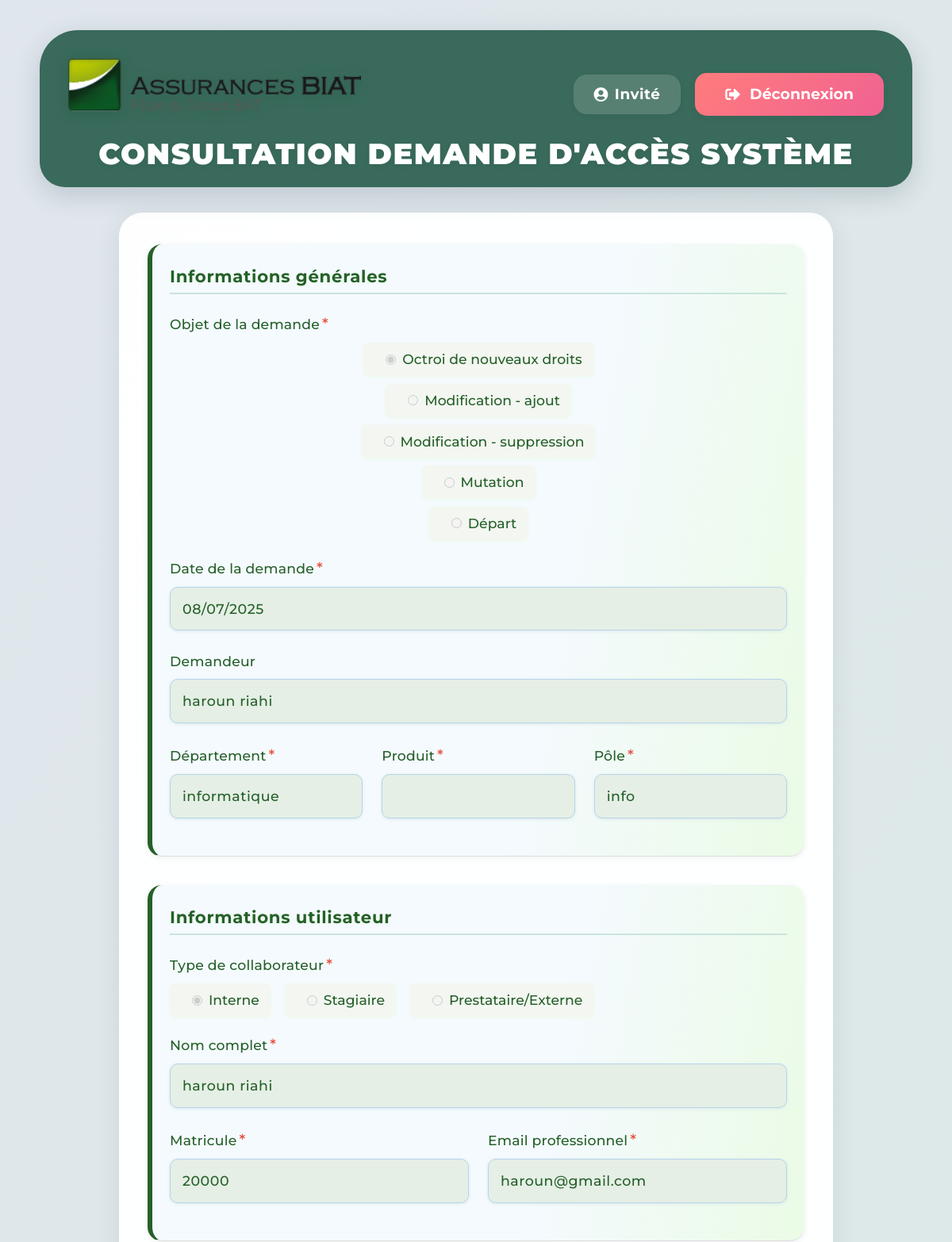
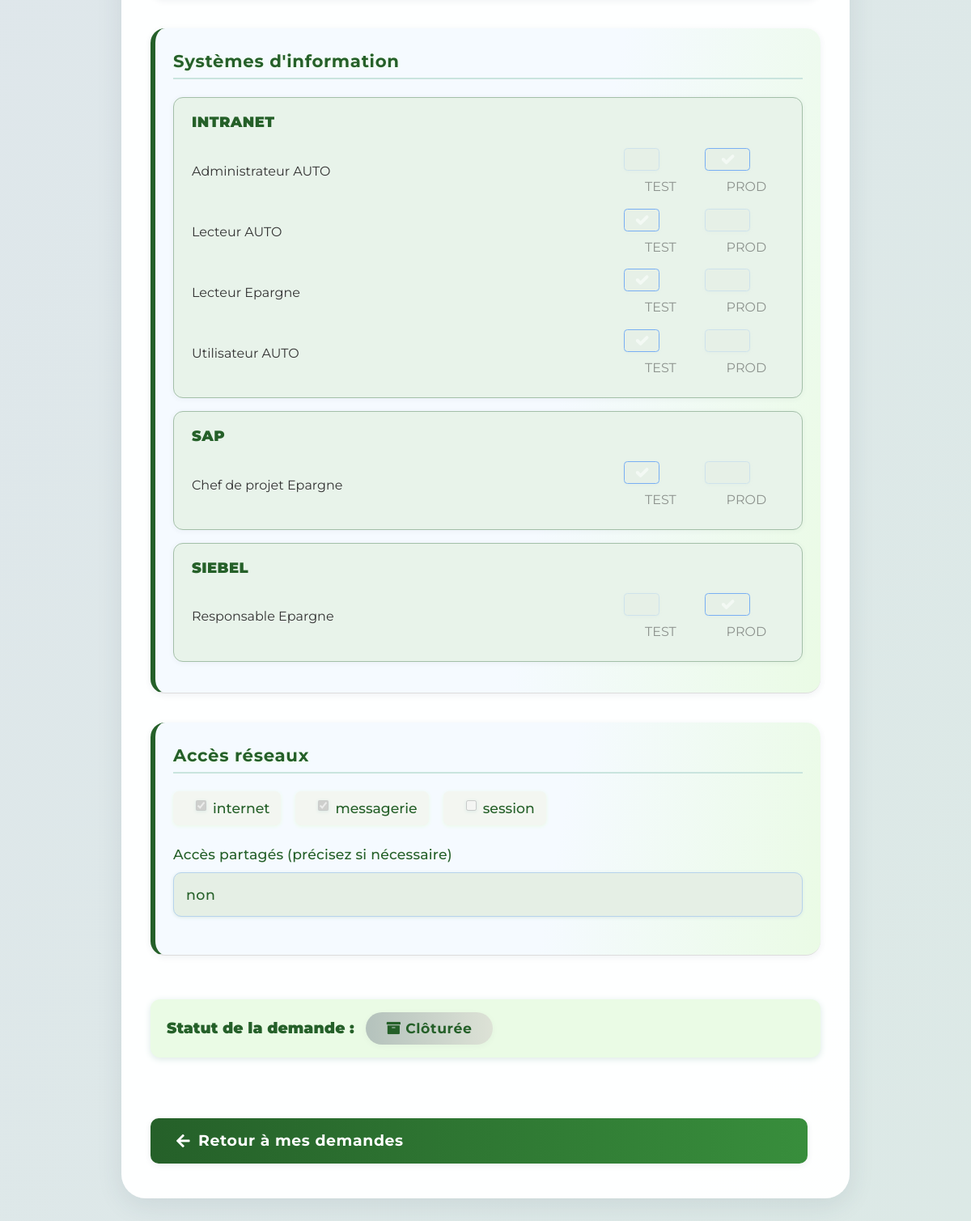
Page /demande/14/view on the committed database (2 pictures, top to bottom).
### tables this page shows
CREATE TABLE requests (
            id INTEGER PRIMARY KEY AUTOINCREMENT,
            user_id INTEGER NOT NULL,
            objet_demande TEXT NOT NULL,
            date_demande DATE NOT NULL,
            collaborator_type_id INTEGER,
            date_debut_stage DATE,
            date_fin_stage DATE,
            acces_partages TEXT,
            signature TEXT, status TEXT, responsable_id INTEGER, rejection_comment TEXT, departement TEXT, pole TEXT, nom_complet TEXT, matricule TEXT, email TEXT,
            FOREIGN KEY (user_id) REFERENCES users(id),
            FOREIGN KEY (collaborator_type_id) REFERENCES collaborator_types(id)
        );

CREATE TABLE collaborator_types (
            id INTEGER PRIMARY KEY AUTOINCREMENT,
            name TEXT NOT NULL UNIQUE
        );

CREATE TABLE request_system_profiles (
            request_id INTEGER NOT NULL,
            system_id INTEGER NOT NULL,
            profile_id INTEGER NOT NULL,
            environment TEXT NOT NULL CHECK(environment IN ('TEST', 'PROD')),
            PRIMARY KEY (request_id, system_id, profile_id, environment),
            FOREIGN KEY (request_id) REFERENCES requests(id),
            FOREIGN KEY (system_id) REFERENCES systems(id),
            FOREIGN KEY (profile_id) REFERENCES profiles(id)
        );

CREATE TABLE systems (
            id INTEGER PRIMARY KEY AUTOINCREMENT,
            name TEXT NOT NULL UNIQUE
        );

CREATE TABLE profiles (
            id INTEGER PRIMARY KEY AUTOINCREMENT,
            branch_id INTEGER NOT NULL,
            system_id INTEGER NOT NULL,
            name TEXT NOT NULL,
            FOREIGN KEY (branch_id) REFERENCES branches(id),
            FOREIGN KEY (system_id) REFERENCES systems(id),
            UNIQUE(branch_id, system_id, name)
        );

CREATE TABLE network_accesses (
            id INTEGER PRIMARY KEY AUTOINCREMENT,
            name TEXT NOT NULL UNIQUE
        );

### app.py (the view)
@app.route('/demande/<int:request_id>/view')
def view_demande(request_id):
    conn = sqlite3.connect(DATABASE)
    cursor = conn.cursor()
    row = cursor.execute("SELECT * FROM requests WHERE id=?", (request_id,)).fetchone()
    if not row:
        flash("Demande introuvable.", "danger")
        conn.close()
        return redirect(url_for('mes_demandes'))
    demande = {
        "id": row[0],
        "user_id": row[1],
        "objet_demande": row[2],
        "date_demande": row[3],
        "collaborator_type_id": row[4],
        "date_debut_stage": row[5],
        "date_fin_stage": row[6],
        "acces_partages": row[7] or "",
        "signature": row[8],
        "status": row[9],
        "responsable_id": row[10],
        "rejection_comment": row[11],
        "departement": row[12] or "",
        "pole": row[13] or "",
        "nom_complet": row[14] or "",
        "matricule": row[15] or "",
        "email": row[16] or "",
        "produit": row[17] if len(row) > 17 else "",
    }
    demande["demandeur"] = demande["nom_complet"]
    cursor.execute("SELECT name FROM collaborator_types WHERE id = ?", (demande["collaborator_type_id"],))
    ct = cursor.fetchone()
    demande["collaborator_type"] = ct[0] if ct else ""
    cursor.execute("""
        SELECT b.name FROM branches_requests br
        JOIN branches b ON br.branch_id = b.id
        WHERE br.request_id = ?
    """, (request_id,))
    demande["branches"] = [r[0] for r in cursor.fetchall()]
    cursor.execute("SELECT name FROM branches ORDER BY name")
    all_branches = [row[0] for row in cursor.fetchall()]
    cursor.execute("""
        SELECT na.name
        FROM request_network_accesses rna
        JOIN network_accesses na ON rna.network_access_id = na.id
        WHERE rna.request_id = ?
    """, (request_id,))
    demande["network_access"] = [r[0] for r in cursor.fetchall()]
    cursor.execute("SELECT name FROM network_accesses ORDER BY name")
    all_network_accesses = [row[0] for row in cursor.fetchall()]
    cursor.execute("""
        SELECT b.name, s.name, p.name, rsp.environment
        FROM request_system_profiles rsp
        JOIN profiles p ON rsp.profile_id = p.id
        JOIN systems s ON rsp.system_id = s.id
        JOIN branches b ON p.branch_id = b.id
        WHERE rsp.request_id = ?
    """, (request_id,))
    profils_env = {}
    for branch, system, profile, env in cursor.fetchall():
        profils_env.setdefault(branch, {}).setdefault(f"{system} - {profile}", []).append(env)
    demande["profils_env"] = profils_env
    for key in [
        "objet_demande", "date_demande", "demandeur", "departement", "pole", "collaborator_type",
        "date_debut_stage", "date_fin_stage", "nom_complet", "matricule", "email",
        "branches", "profils_env", "network_access", "acces_partages", "produit"
    ]:
        if key not in demande:
            if key in ["branches", "network_access"]:
                demande[key] = []
            elif key == "profils_env":
                demande[key] = {}
            else:
                demande[key] = ""
    cursor.execute("""
        SELECT s.name as system, p.name as profile, rsp.environment
        FROM request_system_profiles rsp
        JOIN systems s ON rsp.system_id = s.id
        JOIN profiles p ON rsp.profile_id = p.id
        WHERE rsp.request_id = ?
        ORDER BY s.name, p.name, rsp.environment
    """, (request_id,))
    system_rows = cursor.fetchall()
    print("DEBUG system_rows:", system_rows)  # <<< DEBUG PRINT
    systemes_dict = {}
    for system, profile, env in system_rows:
        if system not in systemes_dict:
            systemes_dict[system] = {}
        if profile not in systemes_dict[system]:
            systemes_dict[system][profile] = []
        systemes_dict[system][profile].append(env)
    demande['systemes'] = []
    for system, profils in systemes_dict.items():
        demande['systemes'].append({
            'system': system,
            'profils': [{'nom': profile, 'envs': envs} for profile, envs in profils.items()]
        })
    print("DEBUG demande['systemes']:", demande['systemes'])  # <<< DEBUG PRINT
    conn.close()
    return render_template(
        'view_demande.html',
        demande=demande,
        all_branches=all_branches,
        all_network_accesses=all_network_accesses
    )

### templates/view_demande.html (shortened to what this page needs)
<!DOCTYPE html>
<html lang="fr">
<head>
  <link href="https://cdn.jsdelivr.net/npm/bootstrap@5.3.3/dist/css/bootstrap.min.css" rel="stylesheet" />
  <link rel="stylesheet" href="{{ url_for('static', filename='css/biat-form.css') }}">
  <link href="https://cdnjs.cloudflare.com/ajax/libs/font-awesome/5.15.4/css/all.min.css" rel="stylesheet" />
</head>
<body>
    <div class="biat-glass-header">
        <div class="biat-header-top">
          <div class="biat-header-title">
            <img src="{{ url_for('static', filename='images/logo.png') }}" alt="BIAT" class="biat-logo">
          </div>
          <div class="biat-header-user">
            <span class="user-email"><i class="fas fa-user-circle"></i> {{ session.get('user') or 'Invité' }}</span>
            <a href="{{ url_for('logout') }}" class="logout-btn"><i class="fas fa-sign-out-alt"></i> Déconnexion</a>
          </div>
        </div>
        <div style="width:100%; display:flex; justify-content:center; align-items:center; margin-top:28px;">
          <span style="font-size:2.3rem; font-weight:900; letter-spacing:1.5px; color:#fff; line-height:1.08; text-align:center; text-shadow:0 2px 6px rgba(44,62,80,0.09);">
            CONSULTATION DEMANDE D'ACCÈS SYSTÈME
          </span>
        </div>
    </div>
  <div class="biat-container">
    <form>
      <fieldset disabled>
        <div class="biat-form-section">
          <h3 class="biat-section-title">Informations générales</h3>
          <div class="biat-form-group">
            <label class="biat-label biat-required">Objet de la demande</label>
            <div class="biat-radio-group" style="flex-direction: column; gap: 8px;">
              {% for v in ['Octroi de nouveaux droits', 'Modification - ajout', 'Modification - suppression', 'Mutation', 'Départ'] %}
                <label class="biat-radio">
                  <input type="radio" name="objet_demande" value="{{ v }}" {% if demande.objet_demande == v %}checked{% endif %}> {{ v }}
                </label>
              {% endfor %}
            </div>
          </div>
          <div class="biat-form-group">
            <label class="biat-label biat-required">Date de la demande</label>
            <input type="date" name="date_demande" class="biat-input" value="{{ demande.date_demande }}">
          </div>
          <div class="biat-form-group">
            <label class="biat-label">Demandeur</label>
            <input type="text" class="biat-input" value="{{ demande.demandeur }}">
          </div>
          <div class="row">
            <div class="col-md-4">
              <div class="biat-form-group">
                <label class="biat-label biat-required">Département</label>
                <input type="text" name="departement" class="biat-input" value="{{ demande.departement }}">
              </div>
            </div>
            <div class="col-md-4">
              <div class="biat-form-group">
                <label class="biat-label biat-required">Produit</label>
                <input type="text" name="produit" class="biat-input" value="{{ demande.produit }}">
              </div>
            </div>
            <div class="col-md-4">
              <div class="biat-form-group">
                <label class="biat-label biat-required">Pôle</label>
                <input type="text" name="pole" class="biat-input" value="{{ demande.pole }}">
              </div>
            </div>
          </div>
        </div>
        <div class="biat-form-section">
          <h3 class="biat-section-title">Informations utilisateur</h3>
          <div class="biat-form-group">
            <label class="biat-label biat-required">Type de collaborateur</label>
            <div class="biat-radio-group">
              {% for v, label in [('interne', 'Interne'), ('stagiaire', 'Stagiaire'), ('externe', 'Prestataire/Externe')] %}
                <label class="biat-radio">
                  <input type="radio" name="collaborator_type" value="{{ v }}" {% if demande.collaborator_type == v %}checked{% endif %}>
                  {{ label }}
                </label>
              {% endfor %}
            </div>
          </div>
          <div class="biat-form-group">
            <label class="biat-label biat-required">Nom complet</label>
            <input type="text" name="nom_complet" class="biat-input" value="{{ demande.nom_complet }}">
          </div>
          <div class="row">
            <div class="col-md-6">
              <div class="biat-form-group">
                <label class="biat-label biat-required">Matricule</label>
                <input type="text" name="matricule" class="biat-input" value="{{ demande.matricule }}">
              </div>
            </div>
            <div class="col-md-6">
              <div class="biat-form-group">
                <label class="biat-label biat-required">Email professionnel</label>
                <input type="email" name="email" class="biat-input" value="{{ demande.email }}">
              </div>
            </div>
          </div>
        </div>
        <div class="biat-form-section">
          <h3 class="biat-section-title">Systèmes d'information</h3>
          <div id="sousType">
            {% if demande.systemes %}
                {% for sys in demande.systemes %}
                <div class="biat-system-card mb-3">
                <div class="biat-system-header"><strong>{{ sys.system }}</strong></div>
                {% for profile in sys.profils %}
                    <div class="d-flex align-items-center justify-content-between mb-2">
                    <label class="me-3">{{ profile.nom }}</label>
                    <div class="d-flex gap-3">
                        <div class="form-check form-check-inline">
                        <input class="form-check-input" type="checkbox" {% if 'TEST' in profile.envs %}checked{% endif %} disabled>
                        <label class="form-check-label">TEST</label>
                        </div>
                        <div class="form-check form-check-inline">
                        <input class="form-check-input" type="checkbox" {% if 'PROD' in profile.envs %}checked{% endif %} disabled>
                        <label class="form-check-label">PROD</label>
                        </div>
                    </div>
                    </div>
                {% endfor %}
                </div>
            {% endfor %}
            {% else %}
            <p>Aucun système sélectionné.</p>
            {% endif %}
          </div>
        </div>
        <div class="biat-form-section">
          <h3 class="biat-section-title">Accès réseaux</h3>
          <div class="biat-checkbox-group">
            {% for net in all_network_accesses %}
              <label class="biat-checkbox">
                <input type="checkbox" {% if net in demande.network_access %}checked{% endif %} disabled>
                {{ net }}
              </label>
            {% endfor %}
          </div>
          <div class="biat-form-group" style="margin-top: 20px;">
            <label class="biat-label">Accès partagés (précisez si nécessaire)</label>
            <input type="text" name="acces_partages" class="biat-input" value="{{ demande.acces_partages }}">
          </div>
        </div>
      </fieldset>
    </form>
    <div class="status-box">
      <strong>Statut de la demande :</strong>
      {% if demande.status == 'validé' %}
        <span class="badge bg-success"><i class="fas fa-check-circle"></i> Validée</span>
      {% elif demande.status == 'cloturée' %}
        <span class="badge bg-secondary"><i class="fas fa-archive"></i> Clôturée</span>
      {% elif demande.status == 'rejeté' %}
        <span class="badge bg-danger"><i class="fas fa-times-circle"></i> Rejetée</span>
        {% if demande.rejection_comment %}
          <div class="alert alert-warning mt-2">Raison du rejet : {{ demande.rejection_comment }}</div>
        {% endif %}
      {% elif demande.status == 'soumis' %}
        <span class="badge bg-warning text-dark"><i class="fas fa-paper-plane"></i> Soumise</span>
      {% elif demande.status == 'traité' %}
        <span class="badge bg-info text-dark"><i class="fas fa-check-double"></i> Traitée</span>
      {% elif demande.status == 'en traitement' %}
        <span class="badge bg-primary"><i class="fas fa-spinner"></i> En traitement</span>
      {% else %}
        <span class="badge bg-light text-dark">{{ demande.status }}</span>
      {% endif %}
    </div>
    <div style="margin-top: 32px;">
      <a href="{{ url_for('mes_demandes') }}" class="btn btn-primary">
        <i class="fas fa-arrow-left"></i> Retour à mes demandes
      </a>
    </div>
  </div>
</body>
</html>

### rows in the picture
requests: objet_demande "☑ Octroi de nouveaux droits" "☐ Modification - ajout" "☐ Modification - suppression" "☐ Mutation" "☐ Départ", date_demande "08/07/2025", demandeur "haroun riahi", departement "informatique", pole "info", nom_complet "haroun riahi", matricule "20000", email "haroun@gmail.com", acces_partages "non"
collaborator_types: name "☑ Interne" "☐ Stagiaire" "☐ Prestataire/Externe"
request_system_profiles: system "INTRANET", nom "Administrateur AUTO"
request_system_profiles: nom "Lecteur AUTO"
request_system_profiles: nom "Lecteur Epargne"
request_system_profiles: nom "Utilisateur AUTO"
request_system_profiles: system "SAP", nom "Chef de projet Epargne"
request_system_profiles: system "SIEBEL", nom "Responsable Epargne"
network_accesses: name "☑", name "internet"
network_accesses: name "☑", name "messagerie"
network_accesses: name "session"

### other values in the picture
{{ session.get('user') or 'Invité' }} "Invité"
{{ v }} "Octroi de nouveaux droits" "Modification - ajout" "Modification - suppression" "Mutation" "Départ"
{{ label }} "Interne" "Stagiaire" "Prestataire/Externe"
